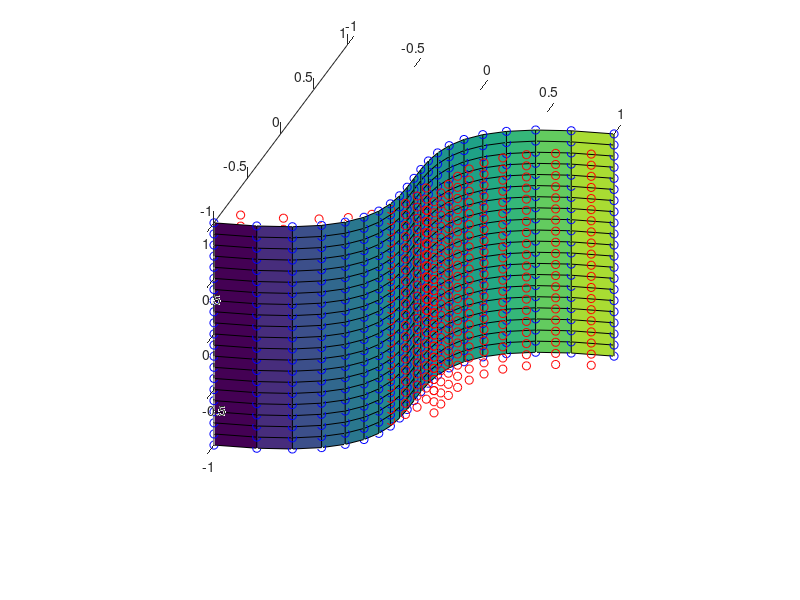

Here is the MATLAB script that generated this plot: (Note: this script raises an error after producing the figure.)
% Compute TPS interpolation and deform the surface given all points on the
% surface as control points.

figure(1); clf; hold on;
axis equal;
axis([-1 1 -1 1 -1 1]);
set(gcf, 'renderer', 'opengl');
set(gca, 'CameraPosition', [-400 400 200]);

[X, Y] = meshgrid(-1:0.1:1, -1:0.1:1);
Z = repmat((-1:0.1:1).^(3), [21 1]);

XYZ = cat(3, X, Y, Z);

point_ind = 1:441;

control_points = [X(point_ind);Y(point_ind);Z(point_ind)]';

d1 = [0.2, 0.05, 0.1];
d2 = [-0.1, -0.05, 0.2];
displacements = [repmat(d1, [200 1]); repmat(d2, [241 1])];

surface(X, Y, Z);

drawPoint3d(control_points, 'color', 'blue');
drawPoint3d(control_points + displacements, 'color', 'red');

[mapping_coeffs, poly_coeffs] = ...
    find_tps_coefficients(control_points, displacements, 0);

[fX, fY, fZ] = deform_surface_tps(X, Y, Z, control_points, mapping_coeffs, poly_coeffs);
surface(fX, fY, fZ);
